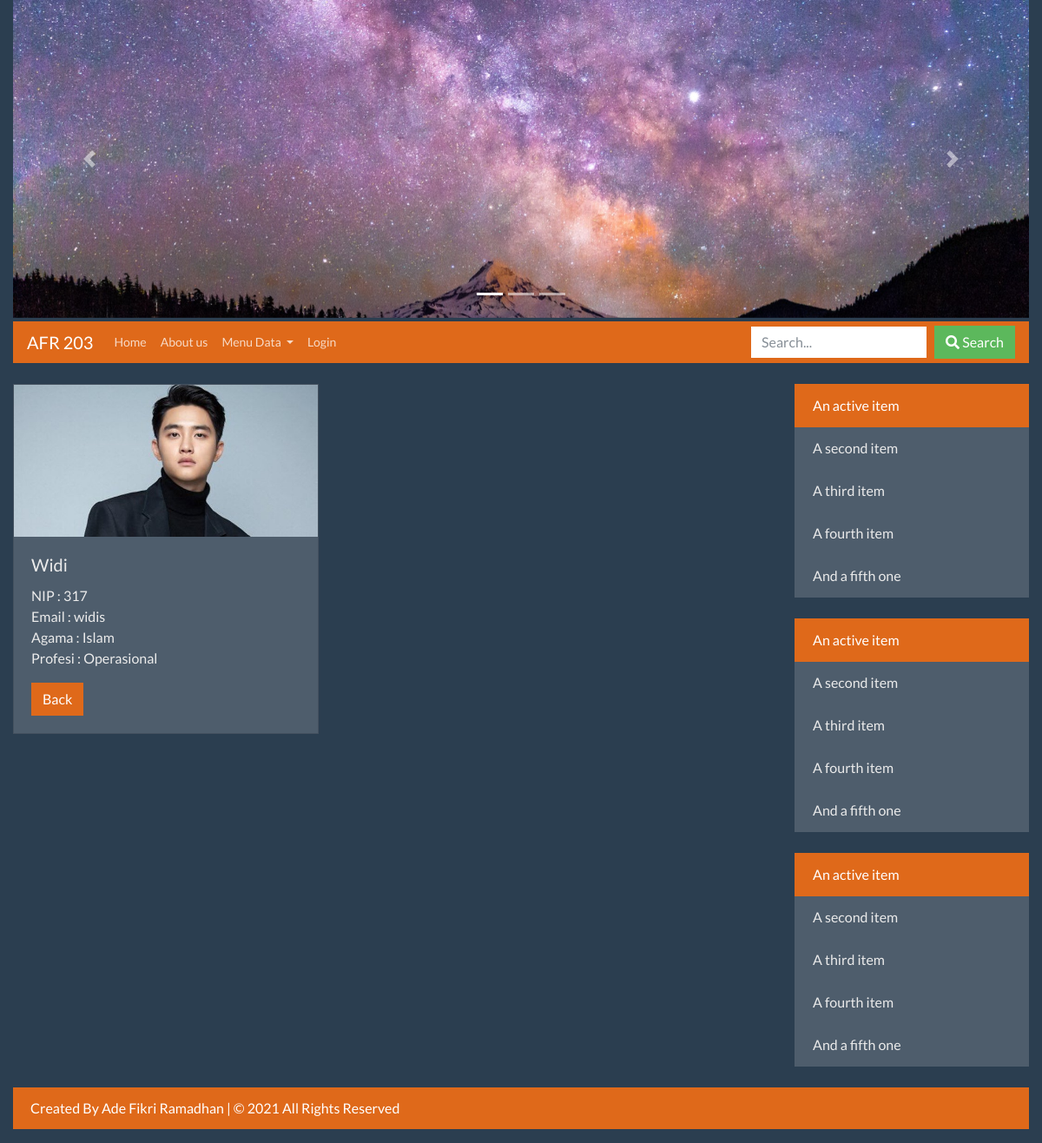
Page /index.php?hal=detailPegawai&id=5 on the committed database.
### tables this page shows
CREATE TABLE `pegawai` (
  `id` int(11) NOT NULL,
  `nip` varchar(5) NOT NULL,
  `nama` varchar(45) NOT NULL,
  `email` varchar(5) NOT NULL,
  `agama` enum('Islam','Kristen Katholik','Kristen Protestan','Hindu','Budha','Khonghucu') NOT NULL,
  `iddivisi` int(11) NOT NULL,
  `foto` varchar(30) DEFAULT NULL
);

CREATE TABLE `divisi` (
  `id` int(11) NOT NULL,
  `nama` varchar(50) NOT NULL
);

### models/Pegawai.php (called while the page is built, shortened)
<?php
class Pegawai
{
    private $koneksi;
    public function __construct()
    {
        global $dbh;
        $this->koneksi = $dbh;
    }
    public function getPegawai($id)
    {
        $sql = "SELECT pegawai.*, divisi.nama AS profesi FROM pegawai
                INNER JOIN divisi ON divisi.id = pegawai.iddivisi
                WHERE pegawai.id = ?";
        $ps = $this->koneksi->prepare($sql);
        $ps->execute([$id]);
        $rs = $ps->fetch();
        return $rs;
    }
}

### detailPegawai.php (the view)
<?php
require_once 'models/Pegawai.php';
$id = $_REQUEST['id'];
$obj = new Pegawai();
$rs = $obj->getPegawai($id);
?>
<div class="card" style="width: 22rem;">
    <?php
    $gambar = (!empty($rs['foto'])) ? $rs['foto'] : "foto_kosong.png";
    ?>
    <img src="img/foto_pegawai/<?= $gambar ?>" width="40%" class="card-img-top">
    <div class="card-body">
        <h5 class="card-title"><?= $rs['nama'] ?></h5>
        <p class="card-text">
            NIP : <?= $rs['nip'] ?>
            <br />Email : <?= $rs['email'] ?>
            <br />Agama : <?= $rs['agama'] ?>
            <br />Profesi : <?= $rs['profesi'] ?>
        </p>
        <a href="index.php?hal=dataPegawai" class="btn btn-primary">Back</a>
    </div>
</div>

### rows in the picture
pegawai: foto (picture), nama "Widi", nip "317", email "widis", agama "Islam", iddivisi.nama "Operasional"
